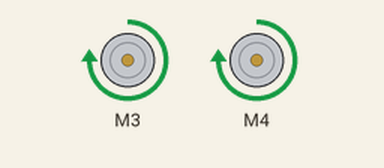
Bench run of a sketch on a simulated Arduino Uno, built with avr-gcc and run on an emulated ATmega328P. Shown: 2 × DC motor (green arrow = forward, orange = backward, longer = faster). What the sketch prints to the serial monitor is not drawn.

Above: at 0.1 s.
Timing chart, 0 to 1.6 s (numbered marks = the images above):
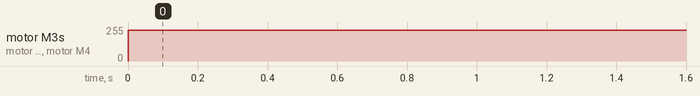

Measured:
- by itself, motor M3, motor M4: stopped → forward 232/255 at 0.00 s

The sketch:

DCMotorL293D.ino
```cpp
// (licence header left out)
#include <AFMotor.h>

AF_DCMotor motor1(3);
AF_DCMotor motor2(4);

void setup() {
  Serial.begin(9600);           // set up Serial library at 9600 bps
  Serial.println("Motor test!");

  // turn on motor
  motor1.setSpeed(1000);

  motor1.run(RELEASE);

  motor2.setSpeed(1000);

  motor2.run(RELEASE);
}

void loop() {
  uint8_t i;

  motor1.run(FORWARD);
  motor2.run(FORWARD);
 }
```
